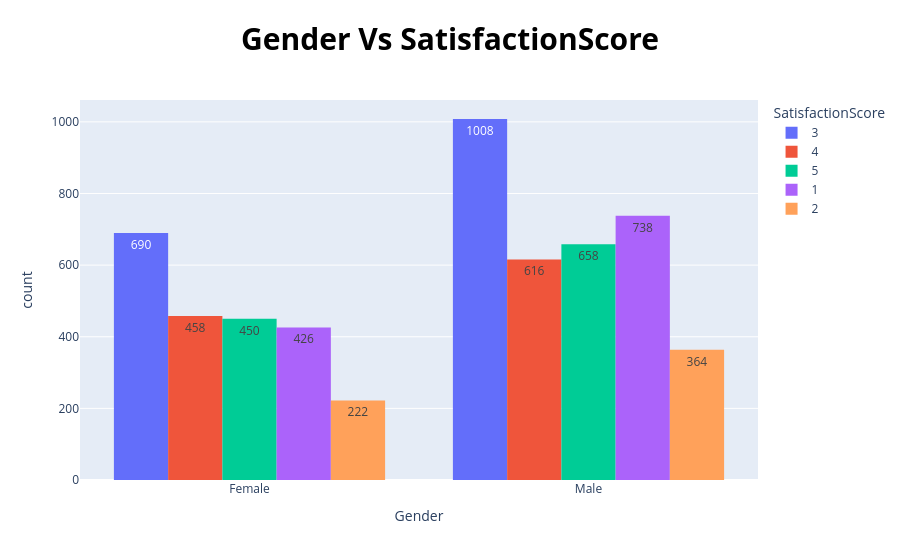

The code cell stored with this chart in its notebook:
### Code cell
algorithm.bar_pixel_plot(data_frame , 'Gender' , 'SatisfactionScore')

### Figure 1 — Plotly figure (JSON) as saved in the notebook; plotly's stock layout.template omitted (floating-point values rounded to 4 significant figures)
{"data": [{"alignmentgroup": "True", "bingroup": "x", "histfunc": "sum", "hovertemplate": "SatisfactionScore=3<br>Gender=%{x}<br>sum of count=%{y}<extra></extra>", "legendgroup": "3", "marker": {"color": "#636efa", "pattern": {"shape": ""}}, "name": "3", "offsetgroup": "3", "orientation": "v", "showlegend": true, "texttemplate": "%{value}", "type": "histogram", "x": ["Female", "Male"], "xaxis": "x", "y": [690, 1008], "yaxis": "y"}, {"alignmentgroup": "True", "bingroup": "x", "histfunc": "sum", "hovertemplate": "SatisfactionScore=4<br>Gender=%{x}<br>sum of count=%{y}<extra></extra>", "legendgroup": "4", "marker": {"color": "#EF553B", "pattern": {"shape": ""}}, "name": "4", "offsetgroup": "4", "orientation": "v", "showlegend": true, "texttemplate": "%{value}", "type": "histogram", "x": ["Female", "Male"], "xaxis": "x", "y": [458, 616], "yaxis": "y"}, {"alignmentgroup": "True", "bingroup": "x", "histfunc": "sum", "hovertemplate": "SatisfactionScore=5<br>Gender=%{x}<br>sum of count=%{y}<extra></extra>", "legendgroup": "5", "marker": {"color": "#00cc96", "pattern": {"shape": ""}}, "name": "5", "offsetgroup": "5", "orientation": "v", "showlegend": true, "texttemplate": "%{value}", "type": "histogram", "x": ["Female", "Male"], "xaxis": "x", "y": [450, 658], "yaxis": "y"}, {"alignmentgroup": "True", "bingroup": "x", "histfunc": "sum", "hovertemplate": "SatisfactionScore=1<br>Gender=%{x}<br>sum of count=%{y}<extra></extra>", "legendgroup": "1", "marker": {"color": "#ab63fa", "pattern": {"shape": ""}}, "name": "1", "offsetgroup": "1", "orientation": "v", "showlegend": true, "texttemplate": "%{value}", "type": "histogram", "x": ["Female", "Male"], "xaxis": "x", "y": [426, 738], "yaxis": "y"}, {"alignmentgroup": "True", "bingroup": "x", "histfunc": "sum", "hovertemplate": "SatisfactionScore=2<br>Gender=%{x}<br>sum of count=%{y}<extra></extra>", "legendgroup": "2", "marker": {"color": "#FFA15A", "pattern": {"shape": ""}}, "name": "2", "offsetgroup": "2", "orientation": "v", "showlegend": true, "texttemplate": "%{value}", "type": "histogram", "x": ["Female", "Male"], "xaxis": "x", "y": [222, 364], "yaxis": "y"}], "layout": {"barmode": "group", "legend": {"title": {"text": "SatisfactionScore"}, "tracegroupgap": 0}, "title": {"font": {"color": "black", "size": 30}, "text": "<b>Gender Vs SatisfactionScore", "x": 0.5}, "xaxis": {"anchor": "y", "domain": [0, 1], "title": {"text": "Gender"}}, "yaxis": {"anchor": "x", "domain": [0, 1], "title": {"text": "count"}}}}
